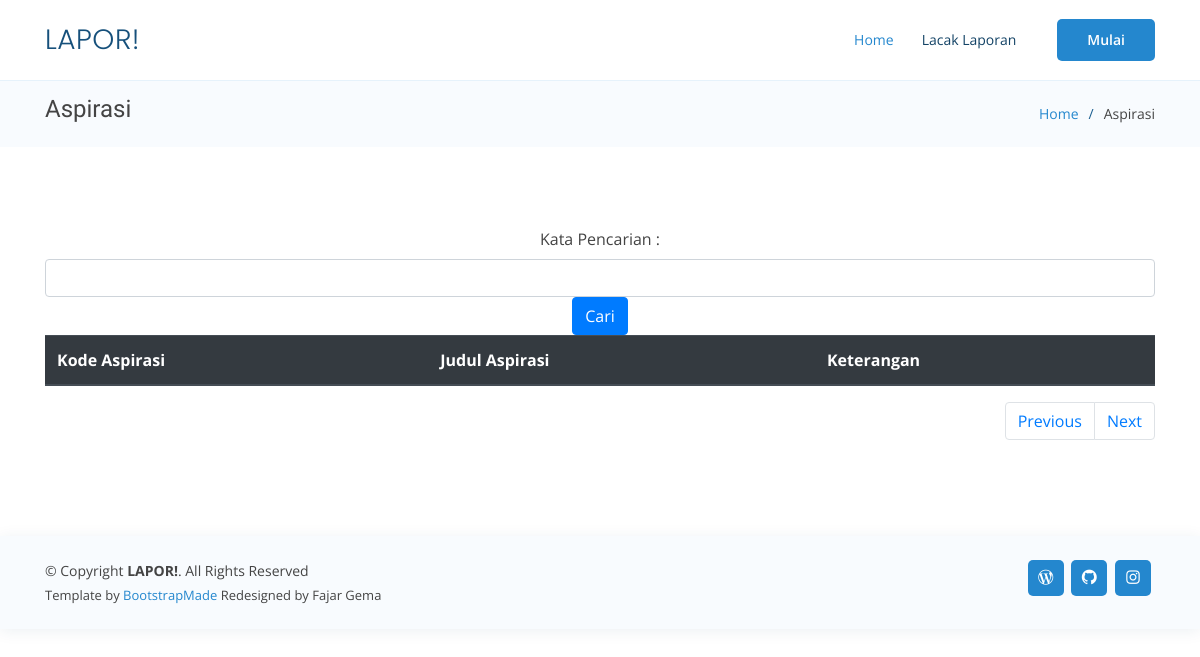
Before: /cari-aspirasi.php with the older database file.
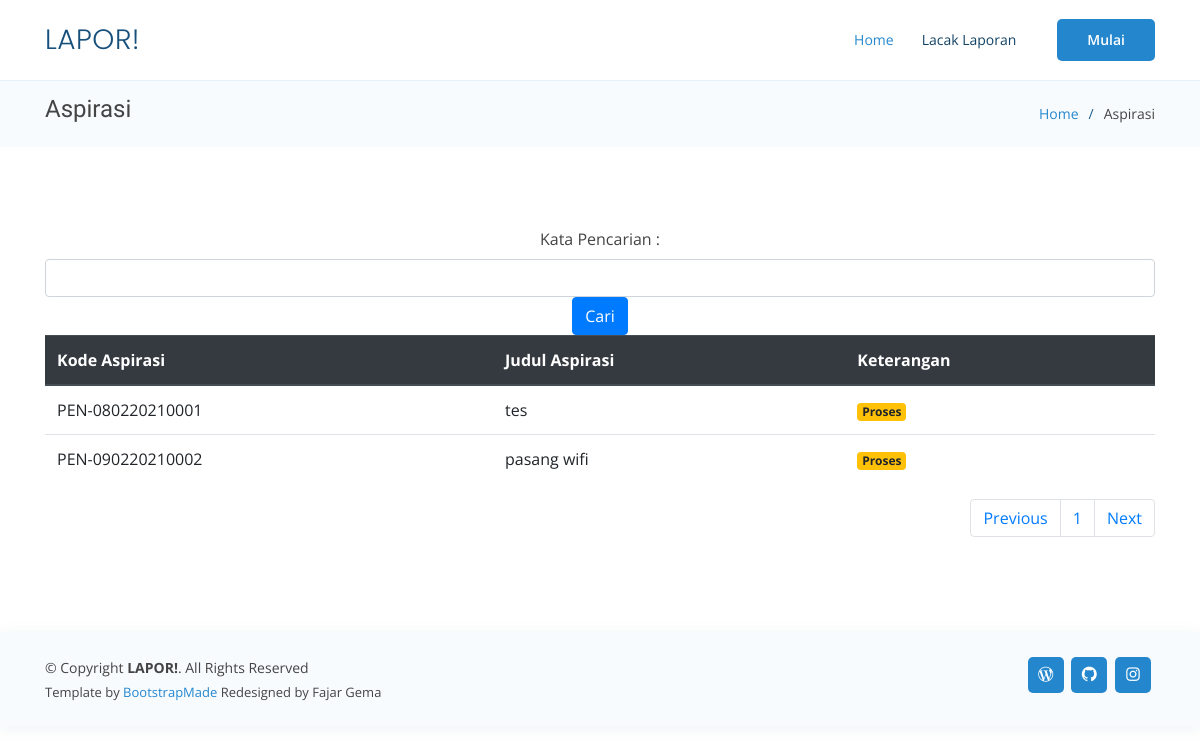
After: the same page with the newer database file.
### tables this page shows
CREATE TABLE `aspirasi` (
  `id_aspirasi` int(11) NOT NULL,
  `kode` varchar(255) NOT NULL,
  `judul` varchar(128) NOT NULL,
  `isi` text NOT NULL,
  `tgl_dikirim` date NOT NULL,
  `id_kategori` int(11) NOT NULL,
  `stat` int(1) NOT NULL,
  `gambar` varchar(255) DEFAULT NULL
);

### cari-aspirasi.php (the view, shortened to what the changed rows need)
<!DOCTYPE html>
<html lang="en">
<head>
  <link href="assets/vendor/fontawesome-free/css/all.min.css" rel="stylesheet" type="text/css">
  <link href="assets/user/vendor/bootstrap/css/bootstrap.min.css" rel="stylesheet">
  <link href="assets/user/vendor/icofont/icofont.min.css" rel="stylesheet">
  <link href="assets/user/vendor/boxicons/css/boxicons.min.css" rel="stylesheet">
  <link href="assets/user/vendor/remixicon/remixicon.css" rel="stylesheet">
  <link href="assets/user/vendor/venobox/venobox.css" rel="stylesheet">
  <link href="assets/user/vendor/owl.carousel/assets/owl.carousel.min.css" rel="stylesheet">
  <link href="assets/user/vendor/aos/aos.css" rel="stylesheet">
  <link href="assets/user/css/style.css" rel="stylesheet">
</head>
<body>
  <header id="header" class="fixed-top">
    <div class="container d-flex align-items-center">
      <h1 class="logo mr-auto"><a href="index.html">LAPOR!</a></h1>
    </div>
  </header>
  <main id="main">
    <section class="breadcrumbs">
      <div class="container">
        <div class="d-flex justify-content-between align-items-center">
          <h2>Aspirasi</h2>
        </div>
      </div>
    </section>
    <section class="inner-page">
      <div class="container">
        <table class="table">
            <thead class="thead-dark">
                <tr>
                    <th>Kode Aspirasi</th>
                    <th>Judul Aspirasi</th>
                    <th>Keterangan</th>
                </tr>
            </thead>
            <tbody>
                <?php
                include('config.php');
                $batas = 10;
				$halaman = isset($_GET['halaman'])?(int)$_GET['halaman'] : 1;
				$halaman_awal = ($halaman>1) ? ($halaman * $batas) - $batas : 0;
                    if(isset($_GET['kata_cari'])) {
                        $kata_cari = $_GET['kata_cari'];
                        $query = "SELECT * FROM aspirasi WHERE kode like '%".$kata_cari."%' ORDER BY id_aspirasi ASC";
                    } else {
                        $query = "SELECT * FROM aspirasi limit $halaman_awal, $batas";
                    }
                    $result = mysqli_query($db, $query);
                    $jumlah_data = mysqli_num_rows($result);
                    $total_halaman = ceil($jumlah_data / $batas);
                    while ($row = mysqli_fetch_assoc($result)) {
                ?>
                <tr>
                    <td><?php echo $row['kode']; ?></td>
                    <td><?php echo $row['judul']; ?></td>
                    <td>
                        <?php
                            if($row['stat'] == 0){
                                echo '<span class="badge badge-warning">Proses</span>';
                            } else if ($row['stat'] == 1) {
                                echo '<span class="badge badge-success">Selesai</span>';
                            } else {
                                echo 'Tidak di ketahui';
                            }
                        ?>
                    </td>
                </tr>
                <?php
                }
                ?>
            </tbody>
        </table>
        <nav>
			<ul class="pagination justify-content-end">
				<?php
				for($x=1;$x<=$total_halaman;$x++){
					?>
					<li class="page-item"><a class="page-link" href="?halaman=<?php echo $x ?>"><?php echo $x; ?></a></li>
					<?php
				}
				?>
			</ul>
		</nav>
      </div>
    </section>
  </main>
</body>
</html>

Changed rows visible on the page:
added aspirasi: kode "PEN-080220210001", judul "tes", stat "Proses"
added aspirasi: kode "PEN-090220210002", judul "pasang wifi", stat "Proses"
Other visible differences:
new list line: "1"
